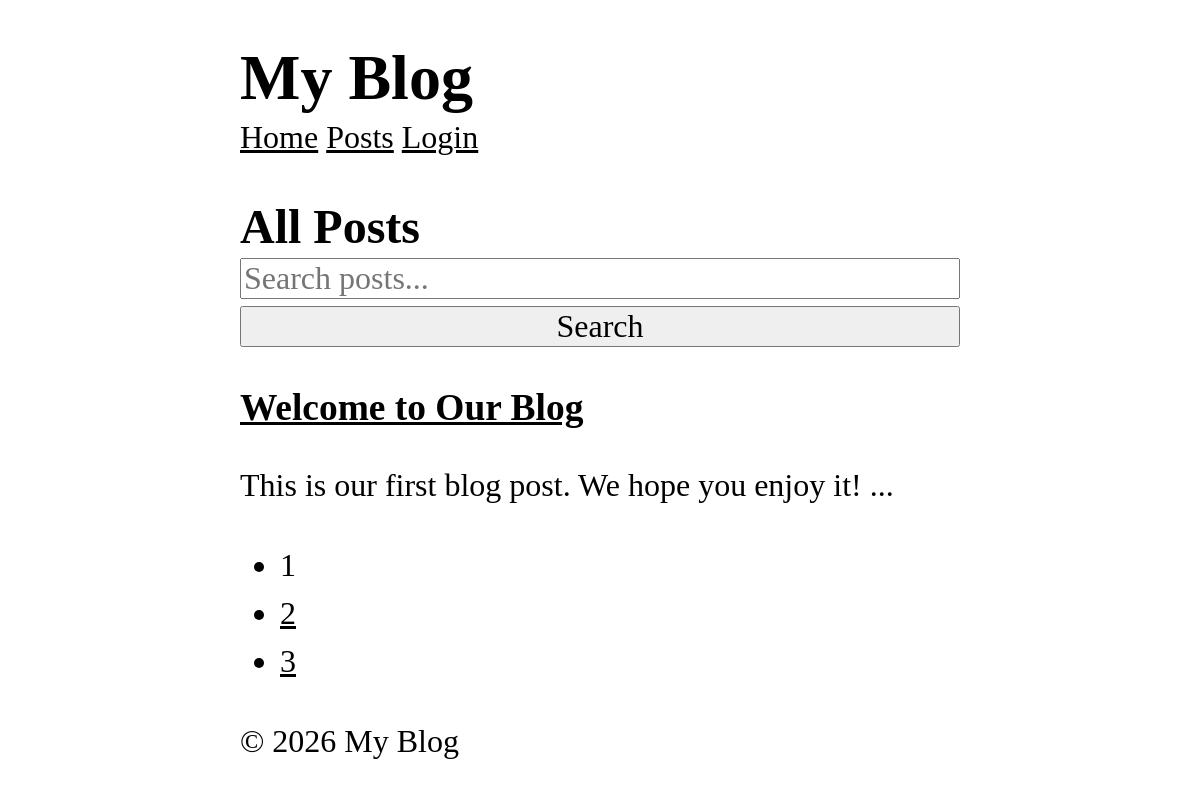
The page /posts on the database its author committed.
### tables this page shows
CREATE TABLE posts (
    id INTEGER PRIMARY KEY AUTOINCREMENT,
    title TEXT NOT NULL,
    content TEXT NOT NULL,
    views INTEGER DEFAULT 0,
    user_id INTEGER NOT NULL,
    created_at DATETIME DEFAULT CURRENT_TIMESTAMP,
    FOREIGN KEY (user_id) REFERENCES users (id)
);

### app/Controllers/PostController.php (called while the page is built, shortened)
<?php
class PostController {
    public function index() {
        $search = $_GET['search'] ?? "";
        $page = $_GET['page'] ?? 1;
        $limit = 1;
        $posts = Post::getRecent($limit, $page, $search);
        $total = Post::count($search);
        return View::render(
            template: 'post/index',
            data: [
                'posts' => $posts,
                'search' => $search,
                'currentPage' => $page,
                'totalPages' => ceil($total / $limit)
            ],
            layout: 'layouts/main'
        );
    }
}

### core/App.php (called while the page is built, shortened)
<?php
class App {
    protected static $container = [];
    public static function bind(string $key, mixed $value): void {
        static::$container[$key] = $value;
    }
    public static function get(string $key): mixed {
        return static::$container[$key];
    }
}

### app/Models/Post.php (called while the page is built, shortened)
<?php
class Post extends Model {
    protected static string $table = 'posts';
    public static function getRecent(?int $limit = null, ?int $page = null, ?string $search = null) {
        $db = App::get('database');
        $query = "SELECT * FROM " . static::$table;
        $params = [];
        if($search !== null) {
            $query .= " WHERE title LIKE ? OR content LIKE ?";
            $params = ["%$search%", "%$search%"];
        }
        $query .= " ORDER BY created_at DESC";
        if($limit !== null) {
            $query .= " LIMIT ?";
            $params[] = $limit;
        }
        if($page !== null && $limit !== null) {
            $offset = ($page - 1) * $limit;
            $query .= " OFFSET ?";
            $params[] = $offset;
        }
        return $db->fetchAll($query, $params, static::class);
    }
}

### core/Database.php (called while the page is built, shortened)
<?php
class Database {
    protected $pdo;
    public function __construct(array $config) {
        try {
            $dsn = $this->createDsn($config);
            $username = $config['username'] ?? null;
            $password = $config['password'] ?? null;
            $options = $config['options'] ?? null;
            $this->pdo = new PDO($dsn, $username, $password, $options);
            $this->pdo->setAttribute(PDO::ATTR_ERRMODE, PDO::ERRMODE_EXCEPTION);
        } catch (PDOException $e) {
            throw new Exception("Could not connect to the database");
        }
    }
    protected function createDsn(array $config): string {
        $driver = $config['driver'];
        $dbname = $config['dbname'];
        return match($driver) {
            'sqlite' => "sqlite:$dbname",
            default => throw new Exception("Unsupported database driver: $driver")
        };
    }
    public function query(string $sql, array $params = []): PDOStatement {
        $stmt = $this->pdo->prepare($sql);
        $stmt->execute($params);
        return $stmt;
    }
    public function fetchAll(string $sql, array $params = [], ?string $className = null): array {
        $stmt = $this->query($sql, $params);
        return $className
            ? $stmt->fetchAll(PDO::FETCH_CLASS, $className)
            : $stmt->fetchAll(PDO::FETCH_ASSOC);
    }
}

### app/Middlewares/CSRF.php (called while the page is built, shortened)
<?php
class CSRF implements Middleware {
  public function handle(callable $next) {
    return $next();
    }
}

### app/Middlewares/View.php (called while the page is built, shortened)
<?php
class View implements Middleware {
    public function handle(callable $next) {
        return $next();
    }
}

### public/index.php (called while the page is built, shortened)
<?php
$router = new Router();
$uri = parse_url($_SERVER['REQUEST_URI'], PHP_URL_PATH);
$method = $_SERVER['REQUEST_METHOD'];
$router->dispatch($uri, $method);

### core/View.php (called while the page is built, shortened)
<?php
class View {
    protected static $globals = [];
    public static function share(string $key, mixed $value): void {
        static::$globals[$key] = $value;
    }
    public static function render(string $template, array $data = [], ?string $layout = null): string {
        $data = [...static::$globals, ...$data];
        $content = static::renderTemplate(
            $template,
            $data
        );
        return static::renderLayout($layout, $data, $content);
    }
    public static function partial(string $template, array $data = []): string {
        return static::renderTemplate("/partials/$template", $data);
    }
    protected static function renderTemplate(string $template, array $data): string {
        extract($data);
        $path = dirname(__DIR__). "/app/Views/$template.php";
        require $path;
        return ob_get_clean();
    }
    protected static function renderLayout(?string $template, array $data, string $content): string {
        return ob_get_clean();
    }
}

### helpers.php (called while the page is built, shortened)
<?php
if(!function_exists('partial')) {
    function partial(string $template, array $data = []): string {
        return View::partial($template, $data);
    }
}

### app/Views/partials/_posts.php (the view)
<?php foreach($posts as $post): ?>
    <article>
        <h3>
            <a href="/posts/<?= $post->id ?>">
                <?=  htmlspecialchars($post->title) ?>
            </a>
        </h3>
        <p>
            <?=  htmlspecialchars(substr($post->content, 0, 150 )) ?> ...
        </p>
    </article>
<?php endforeach; ?>

### public/style.css (style rules this page uses)
*, *::before, *::after { box-sizing: border-box; }
html { -moz-text-size-adjust: none; -webkit-text-size-adjust: none; text-size-adjust: none; }
body, h1, h2, h3, h4, p, figure, blockquote, dl, dd { margin-block-end: 0; }
body { min-height: 100vh; line-height: 1.5; max-width: 60%; margin-left: auto; margin-right: auto; font-size: 2em; font-family: Cambria, Cochin, Georgia, Times, 'Times New Roman', serif; }
h1, h2, h3, h4, button, input, label { line-height: 1.1; }
h1, h2, h3, h4 { text-wrap: balance; }
a:not([class]) { text-decoration-skip-ink: auto; color: currentColor; }

### rows shown on the page
posts: title "Welcome to Our Blog", content "This is our first blog post. We hope you enjoy it!"
